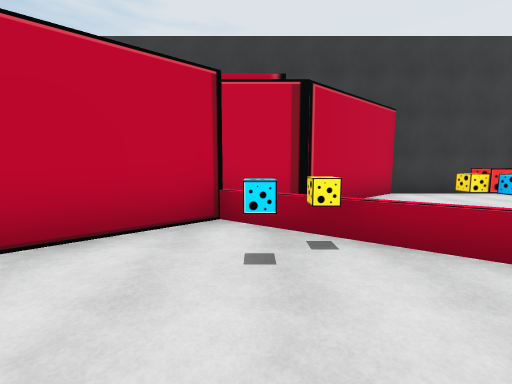
view 1 (above)

14 first-person views from a walk through a Unity game level. The camera is 1.5 m above the floor, tilts 6° down and sees 90° across. The floor is counted in squares, 2 m on a side. Each view is taken from the middle of a square. On the plan, view 1 faces up. The plan holds only what a view shows up to about 9 squares ahead; the rest is blank. The player character is not drawn.

view 2
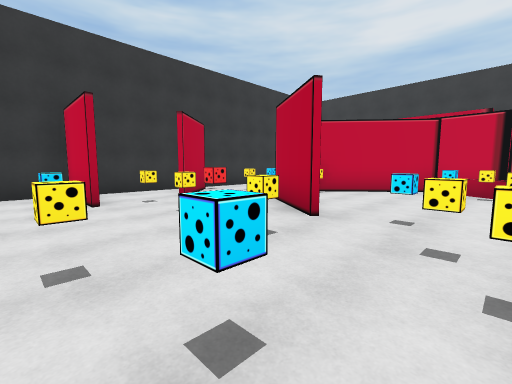

view 3
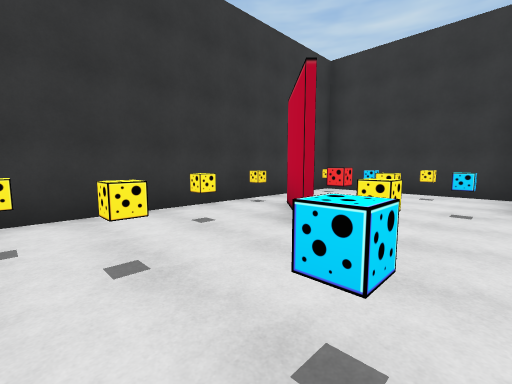

view 4
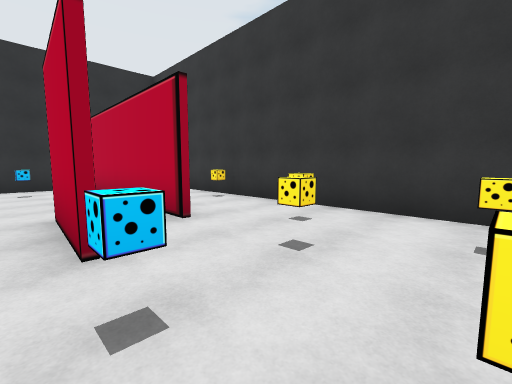

view 5
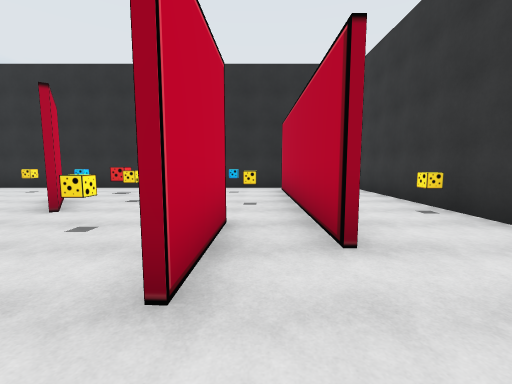

view 6
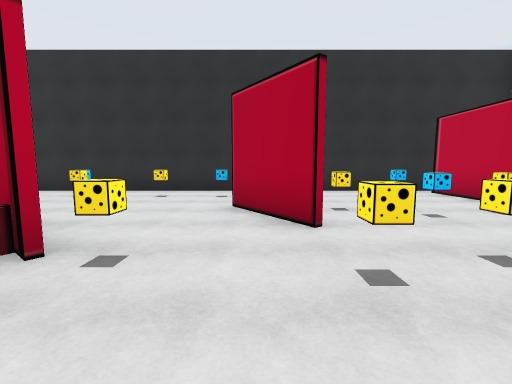

view 7
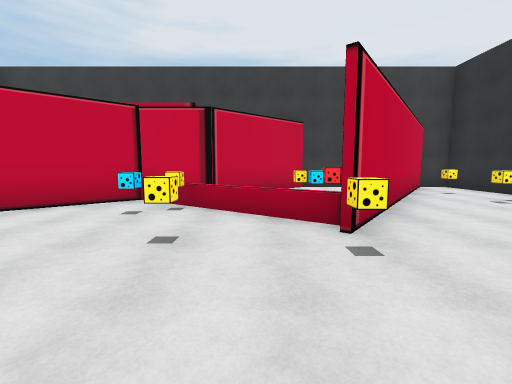

view 8
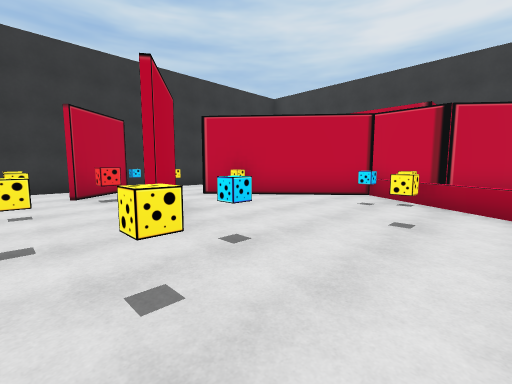

view 9
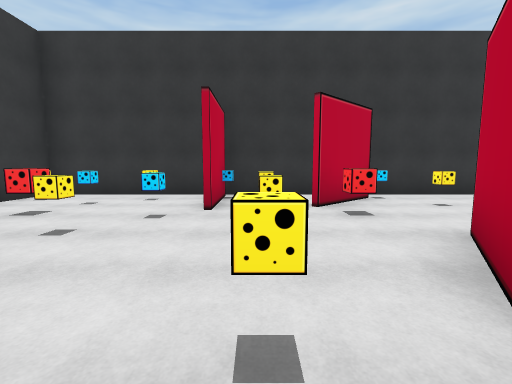

view 10
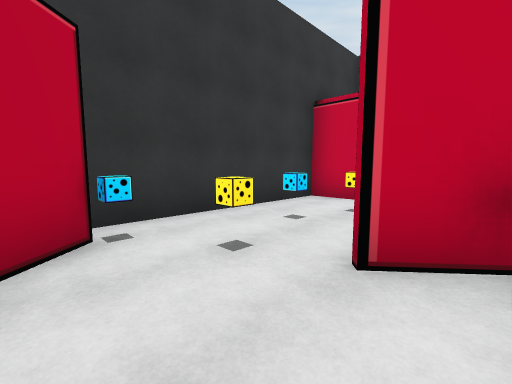

view 11
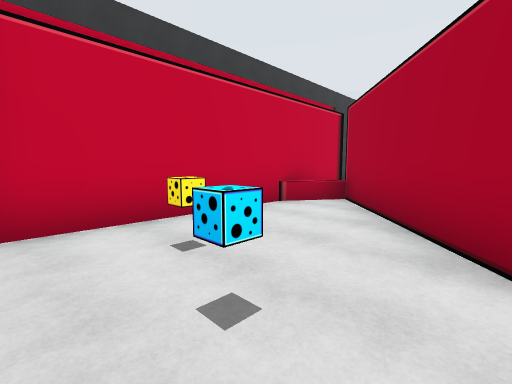

view 12
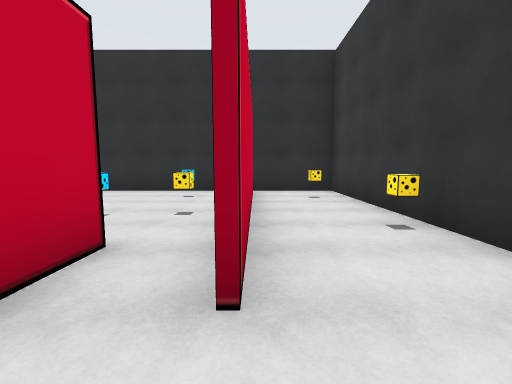

view 13
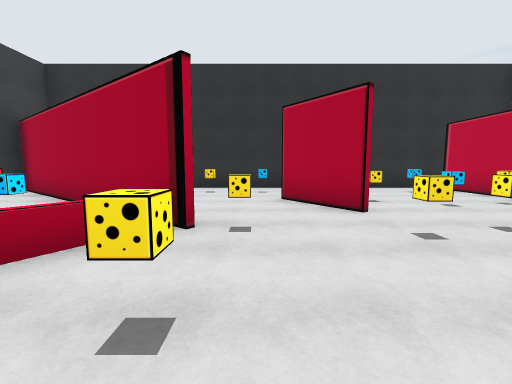

view 14
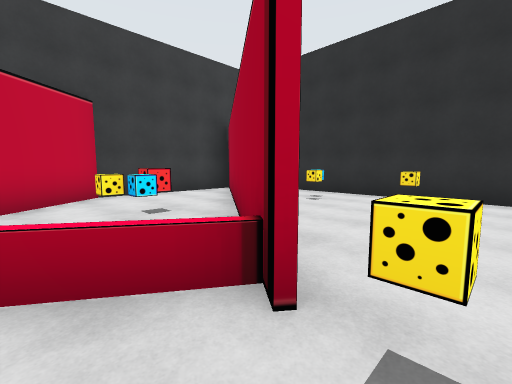

### Floor plan
Ten units are one square. View 1 is at (0, 0); x grows to the right and y downward. Boxes are objects, and circles mark ways between rooms. Rooms are numbered by the first view taken in them; rooms with no view inside come last. Other rooms are left out.
<svg viewBox="-70 -73 160 163">
<path fill="none" stroke="#000" d="M12 44 34 45M-16 58 -31 72M-10 18 -28 6M24 46 12 45M-42 39 -62 39M-27 5 -9 17M-62 37 -42 37M66 59 22 59M-65 10 -65 82 85 82 85 60M-4 -36 -37 -8M32 -10 -19 -44M-37 -9 -5 -37M-59 3 -45 19M9 -44 -65 -44 -65 10M57 7 40 18M40 17 57 5M34 46 24 46M85 60 85 -67 65 -67M22 58 80 58M77 -68 30 -7M65 -67 36 -67 9 -44M29 -8 75 -68"/>
<rect x="-65" y="75" width="10" height="10" fill="#bbb"><title>other object</title></rect>
<rect x="-65" y="45" width="10" height="10" fill="#bbb"><title>other object</title></rect>
<rect x="-55" y="55" width="10" height="10" fill="#bbb"><title>other object</title></rect>
<rect x="-45" y="65" width="10" height="10" fill="#bbb"><title>other object</title></rect>
<rect x="-45" y="35" width="10" height="10" fill="#bbb"><title>other object</title></rect>
<rect x="-45" y="25" width="10" height="10" fill="#bbb"><title>other object</title></rect>
<rect x="-35" y="75" width="10" height="10" fill="#bbb"><title>other object</title></rect>
<rect x="-35" y="45" width="10" height="10" fill="#bbb"><title>other object</title></rect>
<rect x="-35" y="25" width="10" height="10" fill="#bbb"><title>other object</title></rect>
<rect x="-15" y="65" width="10" height="10" fill="#bbb"><title>other object</title></rect>
<rect x="-15" y="45" width="10" height="10" fill="#bbb"><title>other object</title></rect>
<rect x="-15" y="25" width="10" height="10" fill="#bbb"><title>other object</title></rect>
<rect x="-5" y="55" width="10" height="10" fill="#bbb"><title>other object</title></rect>
<rect x="-5" y="35" width="10" height="10" fill="#bbb"><title>other object</title></rect>
<rect x="-5" y="5" width="10" height="10" fill="#bbb"><title>other object</title></rect>
<rect x="-5" y="-25" width="10" height="10" fill="#bbb"><title>other object</title></rect>
<rect x="5" y="65" width="10" height="10" fill="#bbb"><title>other object</title></rect>
<rect x="5" y="25" width="10" height="10" fill="#bbb"><title>other object</title></rect>
<rect x="5" y="15" width="10" height="10" fill="#bbb"><title>other object</title></rect>
<rect x="5" y="-15" width="10" height="10" fill="#bbb"><title>other object</title></rect>
<rect x="5" y="-25" width="10" height="10" fill="#bbb"><title>other object</title></rect>
<rect x="25" y="25" width="10" height="10" fill="#bbb"><title>other object</title></rect>
<rect x="25" y="15" width="10" height="10" fill="#bbb"><title>other object</title></rect>
<rect x="25" y="-5" width="10" height="10" fill="#bbb"><title>other object</title></rect>
<rect x="35" y="75" width="10" height="10" fill="#bbb"><title>other object</title></rect>
<rect x="65" y="65" width="10" height="10" fill="#bbb"><title>other object</title></rect>
<rect x="-55" y="-15" width="10" height="10" fill="#bbb"><title>other object</title></rect>
<rect x="-55" y="-25" width="10" height="10" fill="#bbb"><title>other object</title></rect>
<rect x="-55" y="-35" width="10" height="10" fill="#bbb"><title>other object</title></rect>
<rect x="-45" y="5" width="10" height="10" fill="#bbb"><title>other object</title></rect>
<rect x="45" y="45" width="10" height="10" fill="#bbb"><title>other object</title></rect>
<rect x="45" y="35" width="10" height="10" fill="#bbb"><title>other object</title></rect>
<rect x="45" y="15" width="10" height="10" fill="#bbb"><title>other object</title></rect>
<rect x="65" y="35" width="10" height="10" fill="#bbb"><title>other object</title></rect>
<rect x="65" y="5" width="10" height="10" fill="#bbb"><title>other object</title></rect>
<rect x="65" y="-5" width="10" height="10" fill="#bbb"><title>other object</title></rect>
<rect x="65" y="-15" width="10" height="10" fill="#bbb"><title>other object</title></rect>
<rect x="65" y="-35" width="10" height="10" fill="#bbb"><title>other object</title></rect>
<rect x="65" y="-55" width="10" height="10" fill="#bbb"><title>other object</title></rect>
<rect x="25" y="-35" width="10" height="10" fill="#bbb"><title>other object</title></rect>
<rect x="25" y="-45" width="10" height="10" fill="#bbb"><title>other object</title></rect>
<rect x="35" y="-45" width="10" height="10" fill="#bbb"><title>other object</title></rect>
<circle cx="-30" cy="0" r="3" fill="#2a7"/>
<circle cx="-35" cy="10" r="3" fill="#2a7"/>
<circle cx="30" cy="50" r="3" fill="#2a7"/>
<circle cx="40" cy="0" r="3" fill="#2a7"/>
<circle cx="45" cy="25" r="3" fill="#2a7"/>
<circle cx="80" cy="60" r="3" fill="#2a7"/>
<text x="0" y="40">1</text>
<text x="-40" y="-20">2</text>
<text x="60" y="0">3</text>
<text x="40" y="-50">4</text>
</svg>
Room 1 opens to room 2. Room 1 opens to room 3.

Where each view was taken, in squares from view 1:
view 1: 0 up, 0 right, facing up
view 2: 5 down, 1 right, facing up-left
view 3: 4 down, 1 right, facing down-left
view 4: 4 down, 1 left, facing down-right
view 5: 5 down, 0 right, facing right
view 6: 1 down, 1 right, facing right
view 7: 2 down, 2 right, facing up
view 8: 3 down, 2 right, facing up-left
view 9: 3 down, 0 right, facing left
view 10: 1 down, 3 left, facing up-left
view 11: 1 up, 6 left, facing up-right
view 12: 6 down, 1 right, facing right
view 13: 0 up, 0 right, facing right
view 14: 0 up, 2 right, facing up-right
